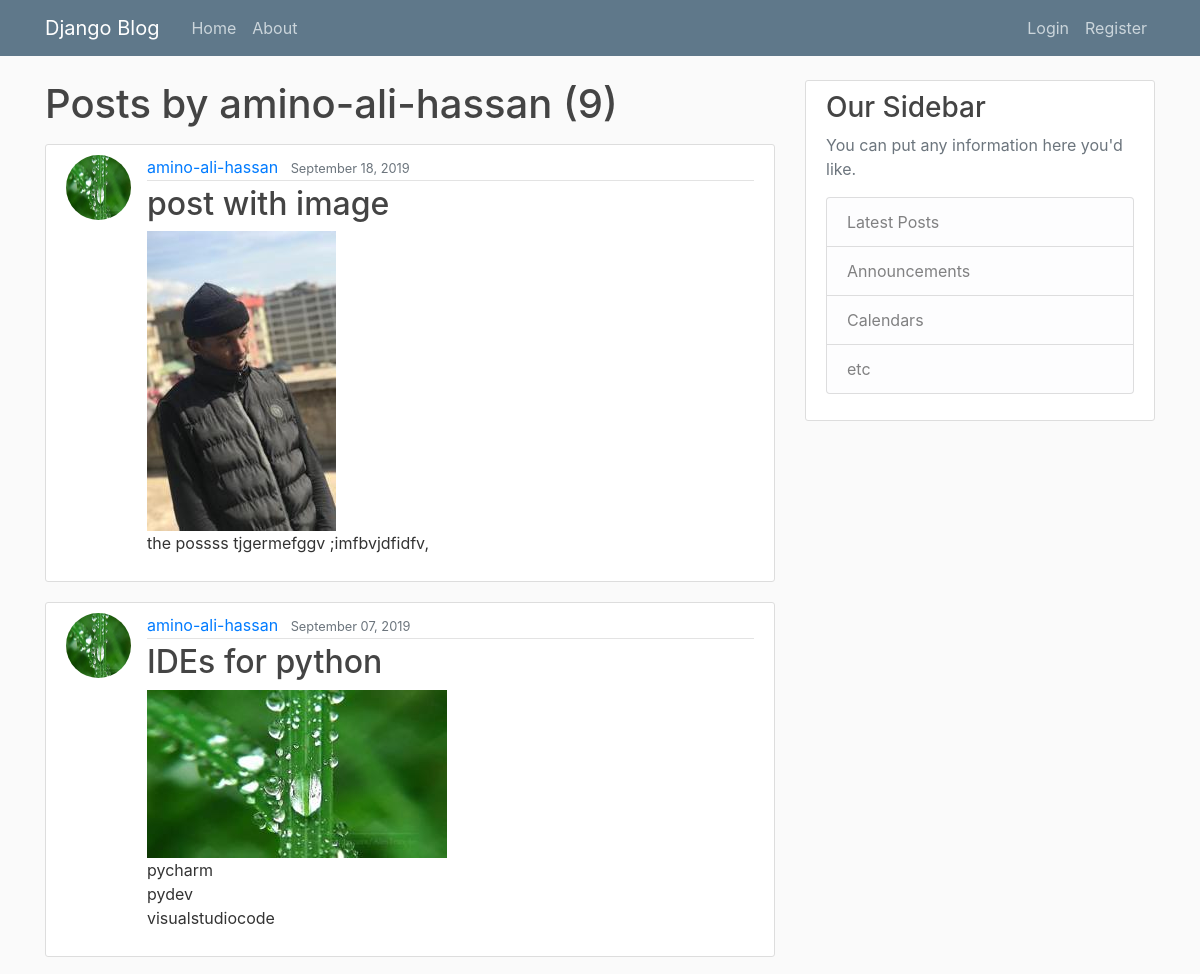
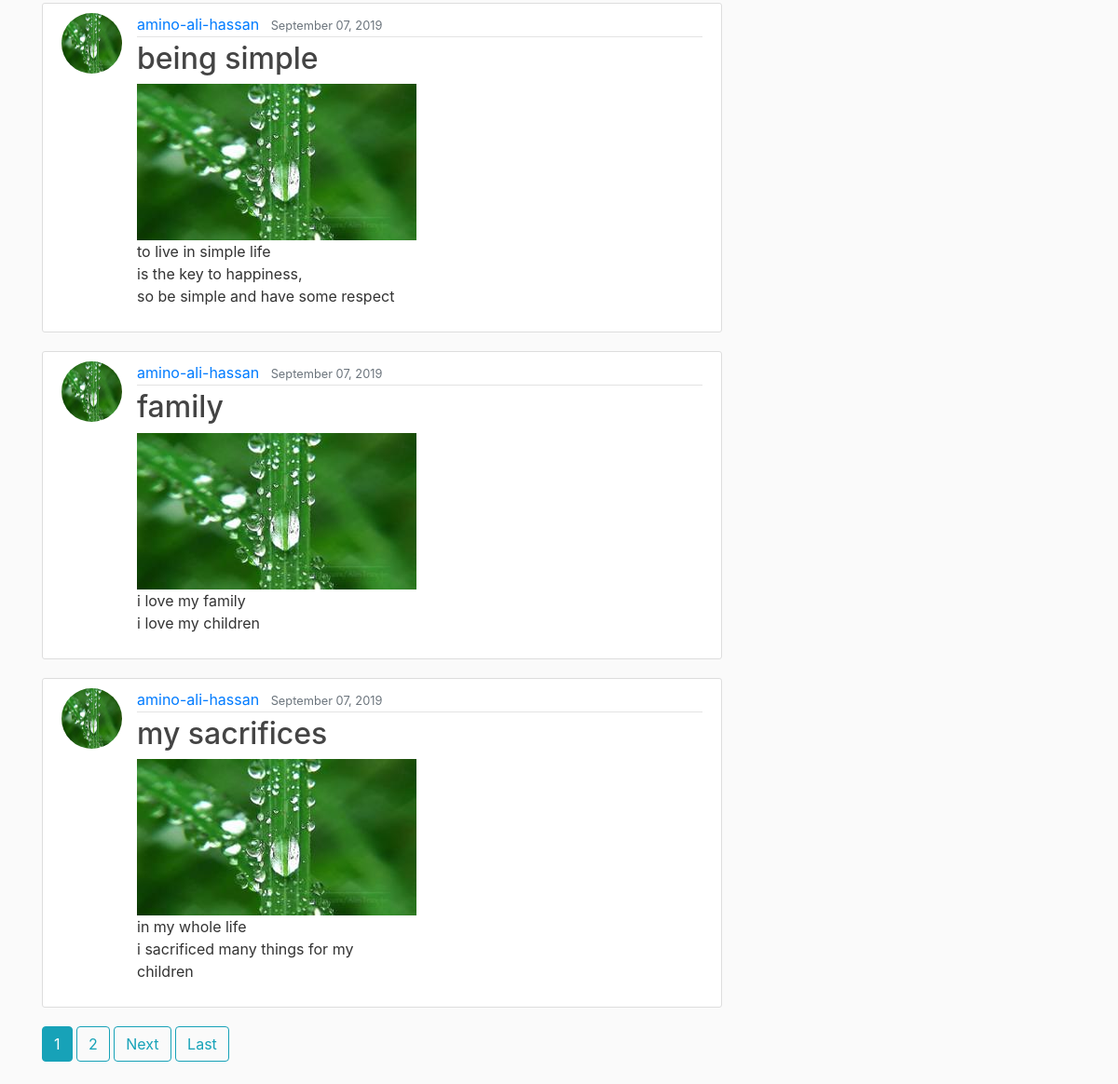
The app's page /user/amino-ali-hassan with its own data (2 pictures, top to bottom).
### blog/models.py (models this page shows, shortened)
class Post(models.Model):
	title=models.CharField(max_length=100)
	content=models.TextField()
	date_posted=models.DateTimeField(default=timezone.now)
	author=models.ForeignKey(User,on_delete=models.CASCADE)
	image=models.ImageField(default='default.jpg',upload_to='post_media')

### users/models.py (models this page shows, shortened)
class Profile(models.Model):
	user=models.OneToOneField(User,on_delete=models.CASCADE)
	image=models.ImageField(default='default.jpg',upload_to='profile_pics')

### blog/views.py (the view)
# urls.py: path('user/<str:username>',UserPostListView.as_view(),name='user-posts' ),
class UserPostListView(ListView):
    model=Post
    template_name='blog/user_posts.html'  #<app>/<model>_<viewtype>.html
    context_object_name='posts'
    paginate_by=5
    def get_queryset(self):
        user=get_object_or_404(User,username=self.kwargs.get('username'))
        return Post.objects.filter(author=user).order_by('-date_posted')

### blog/templates/blog/user_posts.html (shortened to what this page needs)
{% extends 'blog/base.html' %}
{% block content %}
	<h1 class='mb-3'>Posts by {{ view.kwargs.username }} ({{ page_obj.paginator.count}})</h1>
	{% for post in posts %}
		<article class="media content-section">
		  <img class='rounded-circle article-img'src='{{ post.author.profile.image.url }}'>
		  <div class="media-body">
		    <div class="article-metadata">
		      <a class="mr-2" href="{% url 'user-posts' post.author.username %}">{{ post.author }}</a>
		      <small class="text-muted">{{ post.date_posted|date:'F d, Y' }}</small>
		    </div>
		    <h2><a class="article-title" href="{% url 'post-detail' post.id %}">{{ post.title }}</a></h2>
		    <img src="{{ post.image.url }}">
		    <p class="article-content">{{ post.content }}</p>
		  </div>
		</article>
	{% endfor %}
	{% if is_paginated %}
		{% for num in page_obj.paginator.page_range %}
			{% if page_obj.number == num %}
				<a class='btn btn-info mb-4' href='?page={{ num }}'>{{ num }}</a>
			{% elif num > page_obj.number|add:'-3' and  num < page_obj.number|add:'3' %}
				<a class='btn btn-outline-info mb-4' href='?page={{ num }}'>{{ num }}</a>
			{% endif %}
		{% endfor %}
		{% if page_obj.has_next %}
			<a class='btn btn-outline-info mb-4' href='?page={{ page_obj.next_page_number}}'>Next</a>
			<a class='btn btn-outline-info mb-4' href='?page={{ page_obj.paginator.num_pages }}'>Last</a>
		{% endif %}
	{% endif %}
{% endblock content %}

### blog/static/blog/main.css (style rules this page uses)
body { background: #fafafa; color: #333333; margin-top: 5rem; }
h1, h2, h3, h4, h5, h6 { color: #444444; }
.content-section { background: #ffffff; padding: 10px 20px; border: 1px solid #dddddd; border-radius: 3px; margin-bottom: 20px; }
.article-title { color: #444444; }
.article-content { white-space: pre-line; }
.article-img { height: 65px; width: 65px; margin-right: 16px; }
.article-metadata { padding-bottom: 1px; margin-bottom: 4px; border-bottom: 1px solid #e3e3e3 }

### records on screen
Post: author.profile.image (placeholder picture), author "amino-ali-hassan", date_posted "September 18, 2019", title "post with image", image (picture), content "the possss tjgermefggv ;imfbvjdfidfv,"
Post: author.profile.image (placeholder picture), author "amino-ali-hassan", date_posted "September 07, 2019", title "IDEs for python", image (placeholder picture), content "pycharm pydev visualstudiocode"
Post: author.profile.image (placeholder picture), author "amino-ali-hassan", date_posted "September 07, 2019", title "being simple", image (placeholder picture), content "to live in simple life is the key to happiness, so be simple and have some respect"
Post: author.profile.image (placeholder picture), author "amino-ali-hassan", date_posted "September 07, 2019", title "family", image (placeholder picture), content "i love my family i love my children"
Post: author.profile.image (placeholder picture), author "amino-ali-hassan", date_posted "September 07, 2019", title "my sacrifices", image (placeholder picture), content "in my whole life i sacrificed many things for my children"

### other values on screen
{{ view.kwargs.username }} "amino-ali-hassan"
{{ page_obj.paginator.count }} "9"
{{ num }} "1"
{{ num }} "2"
